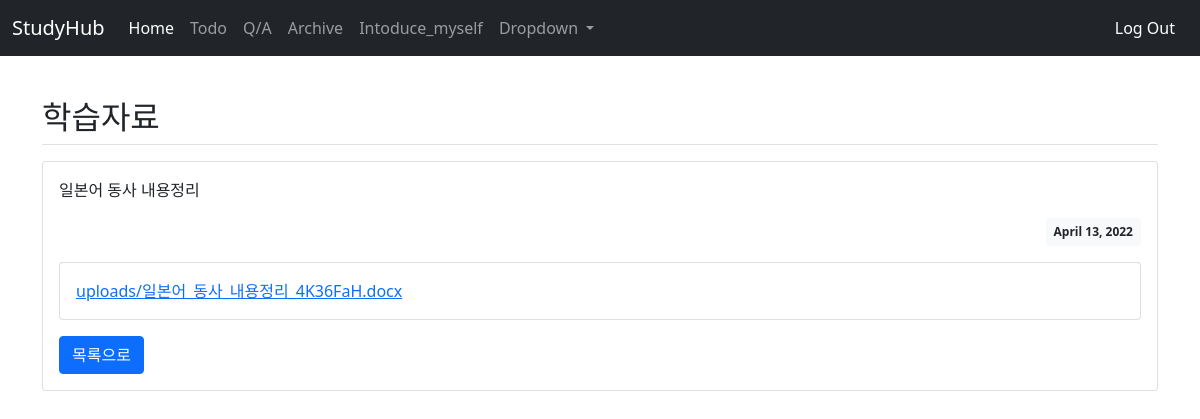
/info/detail/14 (signed in), run on the app's committed database.
### info/models.py (models this page shows)
class Info(models.Model):
    title = models.CharField(max_length=60, verbose_name='title')
    content = models.TextField(max_length=200, verbose_name='content')
    date_created = models.DateField(auto_now_add=True, verbose_name='date')
    file = models.FileField(null=True, blank=True, upload_to="uploads/", verbose_name='file')

### info/views.py (the view)
# urls.py: path('detail/<int:pk>', views.InfoDetailView.as_view(), name='detail'),
class InfoDetailView(LoginRequiredMixin, DetailView):
    login_url='common:login'
    model = Info
    template_name = 'info/info_detail.html'
    context_object_name = 'info'

### info/templates/info/info_detail.html (shortened to what this page needs)
{%extends 'base.html' %}
{% load board_filter %}
{% block content %}
<div class="container">
    <h2 class="border-bottom py-2">{{ info.title }}</h2>
        <div class="card my-3">
            <div class="card-body">
                <div class="card-text">
                    <p>{{ info.content }}</a>
                </div>
                <div class="d-flex justify-content-end">
                <div class="badge bg-light text-dark p-2 text-start">
                     <div>{{ info.date_created }}</div>
                </div>
                </div>
                <div>
                    {% if info.file %}
                    <div class="card my-3">
                        <div class="card-body">
                            <a href="{{ info.file.url }}">{{ info.file.name }}</a>
                        </div>
                    </div>
                    {% endif %}
                    <btn class="btn btn-primary" href="{% url 'info:index' %}">목록으로</btn>
                </div>
            </div>
</div>
</div>
{% endblock %}

### data on the page
Info: title "학습자료", content "일본어 동사 내용정리", date_created "April 13, 2022", file.name "uploads/일본어_동사_내용정리_4K36FaH.docx"
